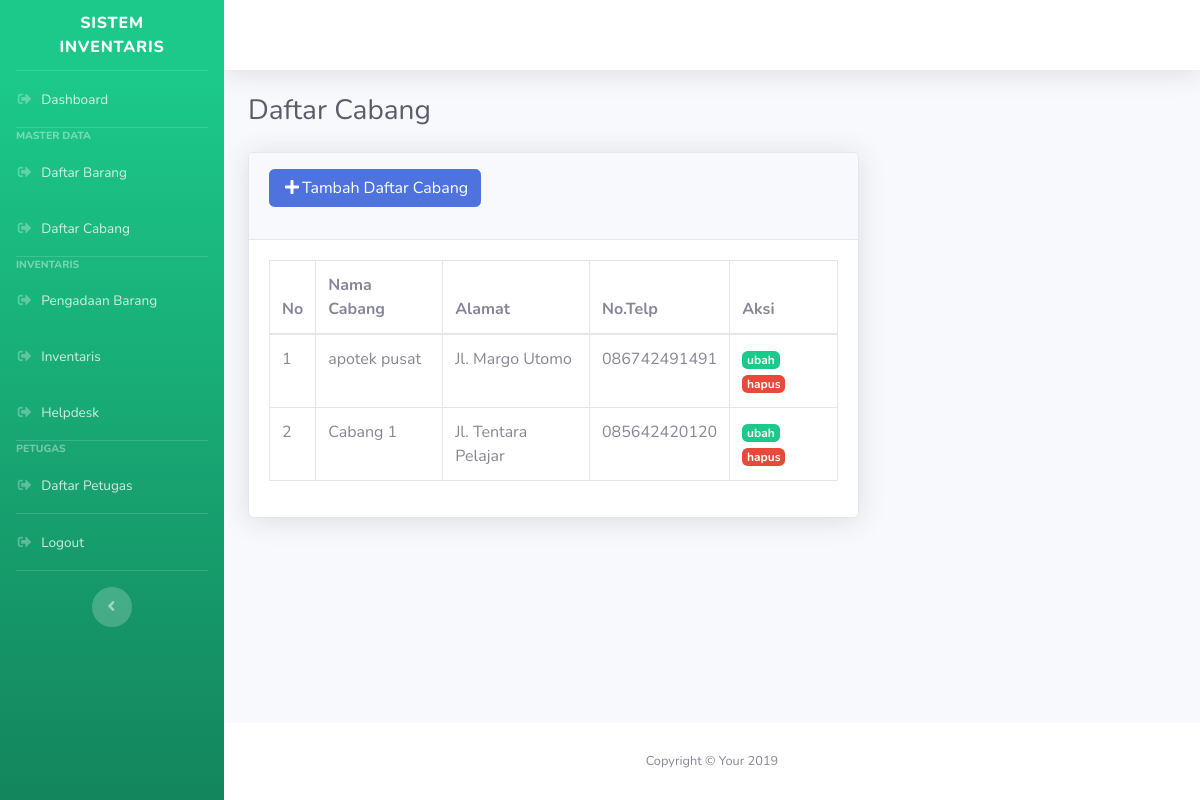
Page /index.php/manajemen/cabang on the committed database.
### tables this page shows
CREATE TABLE `cabang` (
  `id` int(11) NOT NULL,
  `cabang_nama` varchar(50) NOT NULL,
  `alamat` text NOT NULL,
  `no_telp` varchar(12) NOT NULL
);

### application/controllers/Manajemen.php (called while the page is built, shortened)
<?php
class Manajemen extends CI_Controller {
	function __construct(){
        $this->load->model('sistem_model');
    }
	public function cabang(){
		$data['user'] = $this->db->get_where('user',['username'=>
		$this->session->userdata('username')])->row_array();
		$data['cabang'] = $this->db->get('cabang')->result_array();
		$data['title']= "Daftar Cabang";
		$this->form_validation->set_rules('cabang_nama','Cabang_nama','required');
		$this->form_validation->set_rules('alamat','Alamat','required');
		$this->form_validation->set_rules('no_telp','No_telp','required');
		if($this->form_validation->run()== false){
			$this->load->view('templates/header',$data);
			$this->load->view('templates/sidebar');
			$this->load->view('templates/topbar',$data);
			$this->load->view('manajemen/cabang',$data);
			$this->load->view('templates/footer');
		}else{
			$this->db->insert('cabang',['cabang_nama'=> $this->input->post('cabang_nama'),
				'alamat'=> $this->input->post('alamat'),
				'no_telp'=> $this->input->post('no_telp')]);
			redirect('Manajemen/cabang');
		}
	}
}

### index.php (called while the page is built, shortened)
<?php
require_once BASEPATH.'core/CodeIgniter.php';

### application/views/manajemen/cabang.php (the view, shortened to what this page needs)
  <div class="container-fluid">
    <h1 class="h3 mb-4 text-gray-800"><?= $title?></h1>
<div class="row">
      <div class="col-lg-8">
        <div class="card shadow mb-4">
          <div class="card-header py-3">
            <a href="" class="btn btn-primary mb-3 tambah" data-toggle="modal" data-target="#newTambahModal"><span class="fa fa-plus fa-fw"></span>Tambah Daftar Cabang</a>
          </div>
          <div class="card-body">
            <table class="table table-bordered table-hover">
              <thead>
                <tr>
                  <th scope="col-lg-2">No</th>
                  <th scope="col-lg-6">Nama Cabang</th>
                  <th scope="col-lg-4">Alamat</th>
                  <th scope="col-lg-4">No.Telp</th>
                  <th scope="col-lg-4">Aksi</th>
                </tr>
              </thead>
              <tbody>
                <?php $i = 1;?>
                <?php foreach($cabang as $cabang):?>
                <tr>
                  <td scope="row"><?= $i;?></td>
                  <td><?= $cabang['cabang_nama'];?></td>
                  <td><?= $cabang['alamat'];?></td>
                  <td><?= $cabang['no_telp'];?></td>
                  <td>
                    <a href="" class="badge badge-success edit" data-id="<?= $cabang['id'];?>" data-toggle="modal" data-target="#newTambahModal">ubah</a>
                    <a href="" class="badge badge-danger">hapus</a>
                  </td>
                </tr>
                <?php $i++?>
                <?php endforeach;?>
              </tbody>
            </table>
          </div>
        </div>
      </div>
    </div>
  </div>
</div>

### rows in the picture
cabang: cabang_nama "apotek pusat", alamat "Jl. Margo Utomo", no_telp "086742491491"
cabang: cabang_nama "Cabang 1", alamat "Jl. Tentara Pelajar", no_telp "085642420120"

### other values in the picture
$title "Daftar Cabang"
